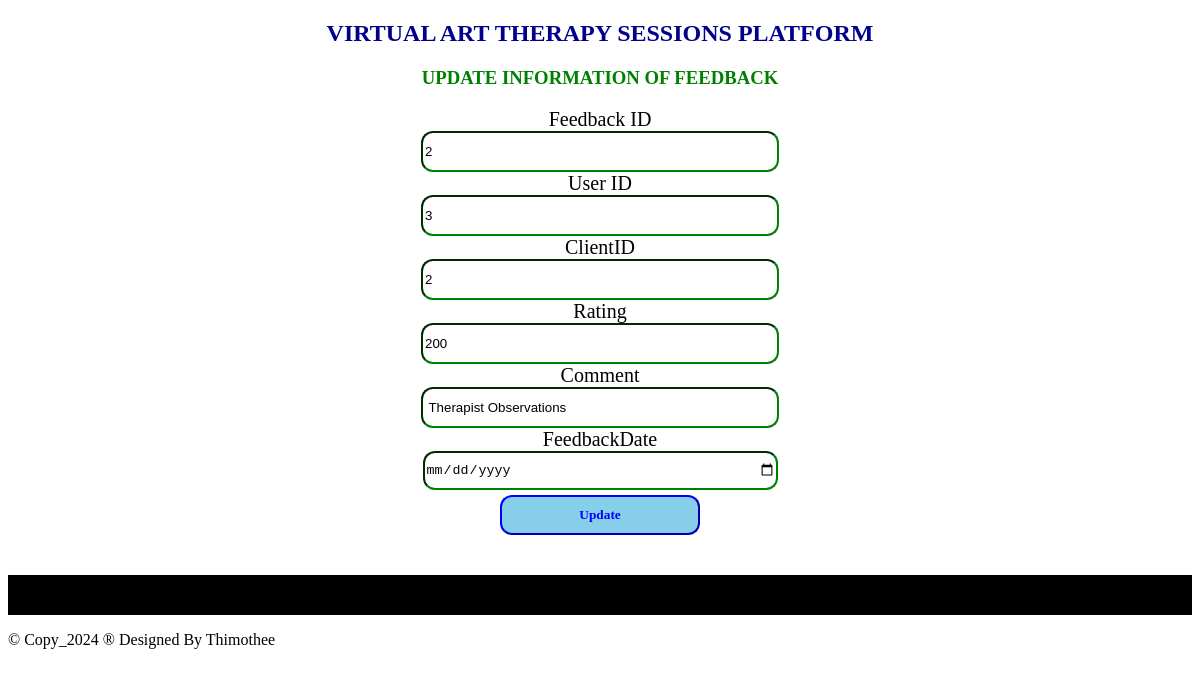
The app's page /updatefeedback.php?FeedbackID=2 with its own data.
### tables this page shows
CREATE TABLE `feedback` (
  `FeedbackID` int(11) NOT NULL,
  `SessionID` int(11) DEFAULT NULL,
  `ClientID` int(11) DEFAULT NULL,
  `Rating` int(11) DEFAULT NULL,
  `Comment` text DEFAULT NULL,
  `FeedbackDate` datetime DEFAULT current_timestamp()
);

### updatefeedback.php (the view, shortened to what this page needs)
<?php
include "dbconnection.php";
$FeedbackID = $SessionID = $ClientID = $Rating = $Comment = $FeedbackDate = "";
if ($_SERVER['REQUEST_METHOD'] == 'GET') {
    $FeedbackID = $_GET["FeedbackID"];
    $sql = "SELECT * FROM feedback WHERE FeedbackID = ?";
    $stmt = $connection->prepare($sql);
    $stmt->bind_param("i", $FeedbackID);
    $stmt->execute();
    $result = $stmt->get_result();
    if ($result->num_rows > 0) {
        $row = $result->fetch_assoc();
        $SessionID = $row['SessionID'];
        $ClientID = $row["ClientID"];
        $Rating = $row["Rating"];
        $Comment = $row["Comment"];
        $FeedbackDate = $row["FeedbackDate"];
    } else {
        header("Location: viewfeedback.php");
        exit;
    }
}
?>
<!DOCTYPE html>
<html>
<head>
</head>
<body>
    <center>
        <h2>VIRTUAL ART THERAPY SESSIONS PLATFORM</h2>
        <h3 style="color: green;">UPDATE INFORMATION OF FEEDBACK</h3>
        <section class="forms">
            <form method="POST" onsubmit="return confirmUpdate();">
                <label>Feedback ID</label><br>
                <input type="text" name="FeedbackID" readonly class="input" value="<?php echo $FeedbackID; ?>"><br>
                <label>User ID</label><br>
                <input type="text" name="SessionID" readonly class="input" value="<?php echo $SessionID; ?>"><br>
                <label>ClientID</label><br>
                <input type="text" name="ClientID" class="input" value="<?php echo $ClientID; ?>"><br>
                <label>Rating</label><br>
                <input type="text" name="Rating" value="<?php echo $Rating; ?>" class="input"><br>
                <label>Comment</label><br>
                <input type="text" name="Comment" value="<?php echo $Comment; ?>" class="input"><br>
                <label>FeedbackDate</label><br>
                <input type="date" name="FeedbackDate" value="<?php echo $FeedbackDate; ?>" class="input"><br>
                <input type="submit" name="submit" value="Update" class="sb">
            </form>
        </section>
    </center>
    <footer>
        <p style="color: white; text-align: center; margin-top: 40px; background-color: black; height: 40px;"><marquee>&copy; Copy_2024 &reg; Designed By Thimothee</marquee></p>
    </footer>
</body>
</html>

### updatefeedback.php (style rules this page uses)
h2 { font-family: Castellar; color: darkblue; }
label { font-family: elephant; font-size: 20px; }
.sb { font-family: Georgia; padding: 10px; border-color: blue; background-color: skyblue; width: 200px; margin-top: 5px; border-radius: 12px; font-weight: bold; color: blue; }
.input { width: 350px; height: 35px; border-radius: 12px; border-color: green; }

### records on screen
feedback: SessionID "3", ClientID "2", Rating "200", Comment "Therapist Observations"
